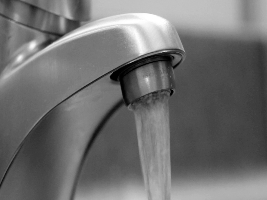
#> input picture data/106.png, 267 x 200 px; the run also reads 1 picture not shown here
$ python data_diff.py ../data/106.png ../data/107.png out.png
#> lines starting #> are read from the running program, lines starting #| are printed output that depends on the picture
import numpy as np
import argparse
from PIL import Image

def openGrayscaleImage(inputPathname):
  """
    Opens an image file and converts it to a normalized grayscale flattened array.

    Args:
        inputPathname (str): Path to the input image.

    Returns:
        tuple: A tuple containing:
            - Flattened grayscale image as a 1D numpy array normalized between 0 and 1.
            - Width (int) of the image.
            - Height (int) of the image.
  """
#> called with inputPathname = '../data/106.png'

  f = np.asarray(Image.open(inputPathname).convert('L'))
#> f is the input picture: shape (200, 267); min 0, max 255, mean 111.6
  w = np.size(f,1)
#> w = 267
  h = np.size(f,0)
#> h = 200
  return f.flatten() / 255, w, h

# Parse parameters
parser = argparse.ArgumentParser(description="sample argument parser")
parser.add_argument("f0", help="first frame")
parser.add_argument("f1", help="second frame")
parser.add_argument("out", help="output")

args = parser.parse_args()

f1, w, h = openGrayscaleImage(args.f0)
#> w = 267; h = 200
f2, w, h = openGrayscaleImage(args.f1)

diff = f2 - f1
diff = diff-np.min(diff)
diff = diff/np.max(diff)

Image.fromarray(np.uint8(255*np.clip(diff, 0, 1).reshape([h,w])), 'L').save(args.out)
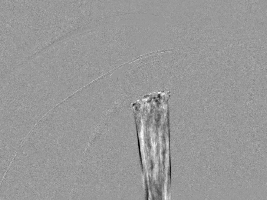
#> saved as out.png: PIL image 267x200 L; min 0, max 255, mean 152.6
